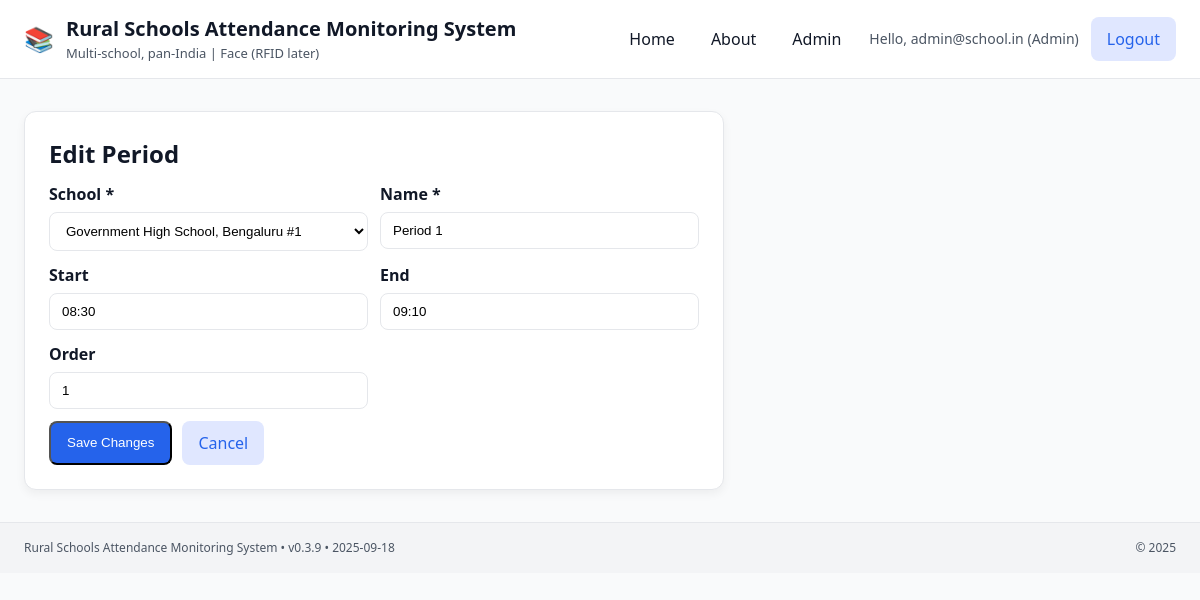
/admin/periods/1003/edit (signed in), run on the app's committed database.
### tables this page shows
CREATE TABLE periods (
  id INTEGER PRIMARY KEY AUTOINCREMENT,
  school_id INTEGER NOT NULL,
  name TEXT NOT NULL,
  start_time TEXT, -- "09:00"
  end_time TEXT,   -- "09:45"
  sort_order INTEGER DEFAULT 0,
  is_active INTEGER NOT NULL DEFAULT 1,
  created_at DATETIME DEFAULT (datetime('now')),
  UNIQUE(school_id, name),
  FOREIGN KEY (school_id) REFERENCES schools(id)
);

CREATE TABLE schools (
  id INTEGER PRIMARY KEY AUTOINCREMENT,
  name TEXT NOT NULL UNIQUE,
  address TEXT,
  state TEXT,
  district TEXT,
  is_active INTEGER NOT NULL DEFAULT 1,
  created_at DATETIME DEFAULT (datetime('now'))
);

### app.py (the view, shortened to what this page needs)
@app.route("/admin/periods/<int:period_id>/edit", methods=["GET", "POST"])
@login_required
@role_required("Admin")
def admin_periods_edit(period_id):
    row = get_period(period_id)
    if not row:
        flash("Period not found.", "error")
        return redirect(url_for("admin_periods_list"))
    schools = list_schools()
    return render_template("admin_periods_edit.html", period=row, schools=schools)

### app.py (called while the page is built)
def current_user():
    return session.get("user")

def login_required(f):
    @wraps(f)
    def wrapper(*args, **kwargs):
        if not current_user():
            flash("Please sign in to continue.", "info")
            return redirect(url_for("login"))
        return f(*args, **kwargs)
    return wrapper

def role_required(*roles):
    def decorator(f):
        @wraps(f)
        def wrapper(*args, **kwargs):
            user = current_user()
            if not user:
                flash("Please sign in to continue.", "info")
                return redirect(url_for("login"))
            if user["role"] not in roles:
                abort(403)
            return f(*args, **kwargs)
        return wrapper
    return decorator

@app.context_processor
def inject_globals():
    return dict(
        APP_NAME=APP_NAME,
        APP_VERSION=APP_VERSION,
        APP_DATE=APP_DATE,
        current_user=current_user(),
    )

### db.py (called while the page is built)
def get_conn():
    conn = sqlite3.connect(DB_PATH)
    conn.row_factory = sqlite3.Row
    return conn

def list_schools():
    with get_conn() as conn:
        cur = conn.execute("""
            SELECT id, name, address, state, district, is_active, created_at
            FROM schools
            WHERE is_active = 1
            ORDER BY name COLLATE NOCASE
        """)
        return cur.fetchall()

def get_period(period_id: int):
    with get_conn() as conn:
        cur = conn.execute("""
            SELECT p.id, p.school_id, p.name, p.start_time, p.end_time, p.sort_order, p.is_active, p.created_at,
                   s.name AS school_name
            FROM periods p
            JOIN schools s ON s.id = p.school_id
            WHERE p.id = ? AND p.is_active = 1 AND s.is_active = 1
        """, (period_id,))
        return cur.fetchone()

### templates/admin_periods_edit.html (shortened to what this page needs)
{% extends "base.html" %}
{% block content %}
<section class="card" style="max-width:700px">
  <h2 style="margin:0 0 10px">Edit Period</h2>
  <form method="post" action="{{ url_for('admin_periods_edit', period_id=period.id) }}">
    <div style="display:grid;grid-template-columns:1fr 1fr;gap:12px">
      <div>
        <label for="school_id" style="display:block;font-weight:600;margin-bottom:6px">School *</label>
        <select id="school_id" name="school_id" required
                style="width:100%;padding:10px 12px;border:1px solid var(--border);border-radius:8px;background:#fff">
          {% for s in schools %}
            <option value="{{ s.id }}" {% if s.id == period.school_id %}selected{% endif %}>{{ s.name }}</option>
          {% endfor %}
        </select>
      </div>
      <div>
        <label for="name" style="display:block;font-weight:600;margin-bottom:6px">Name *</label>
        <input id="name" name="name" required value="{{ period.name }}"
               style="width:100%;padding:10px 12px;border:1px solid var(--border);border-radius:8px;background:#fff" />
      </div>
      <div>
        <label for="start_time" style="display:block;font-weight:600;margin-bottom:6px">Start</label>
        <input id="start_time" name="start_time" value="{{ period.start_time or '' }}"
               style="width:100%;padding:10px 12px;border:1px solid var(--border);border-radius:8px;background:#fff" />
      </div>
      <div>
        <label for="end_time" style="display:block;font-weight:600;margin-bottom:6px">End</label>
        <input id="end_time" name="end_time" value="{{ period.end_time or '' }}"
               style="width:100%;padding:10px 12px;border:1px solid var(--border);border-radius:8px;background:#fff" />
      </div>
      <div>
        <label for="sort_order" style="display:block;font-weight:600;margin-bottom:6px">Order</label>
        <input id="sort_order" name="sort_order" type="number" value="{{ period.sort_order }}"
               style="width:100%;padding:10px 12px;border:1px solid var(--border);border-radius:8px;background:#fff" />
      </div>
    </div>
    <div style="display:flex;gap:10px;margin-top:12px">
      <button class="btn btn-primary" type="submit">Save Changes</button>
      <a class="btn btn-ghost" href="{{ url_for('admin_periods_list', school_id=period.school_id) }}">Cancel</a>
    </div>
  </form>
</section>
{% endblock %}

### templates/base.html (style rules this page uses)
:root { --bg:#f9fafb; --text:#111827; --muted:#4b5563; --brand:#2563eb; --brand-ghost:#e0e7ff; --card:#ffffff; --border:#e5e7eb; --header:#ffffff; --footer:#f3f4f6; }
* { box-sizing:border-box }
html,body { height:100% }
body { margin:0; background:var(--bg); color:var(--text); font-family:system-ui,-apple-system,Segoe UI,Roboto,Inter,Arial,sans-serif; line-height:1.5; }
.btn { display:inline-block; text-decoration:none; padding:10px 16px; border-radius:8px }
.btn-primary { background:var(--brand); color:#fff }
.btn-ghost { background:var(--brand-ghost); color:var(--brand) }
.card { background:var(--card); border:1px solid var(--border); border-radius:12px; padding:24px; box-shadow:0 4px 10px rgba(0,0,0,.05); }

### data on the page
periods: school_id "Government High School, Bengaluru #1", name "Period 1", start_time "08:30", end_time "09:10", sort_order "1"

### other printed values
{{ current_user.login_id }} "admin@school.in"
{{ current_user.role }} "Admin"
{{ APP_NAME }} "Rural Schools Attendance Monitoring System"
{{ APP_VERSION }} "v0.3.9"
{{ APP_DATE }} "2025-09-18"
